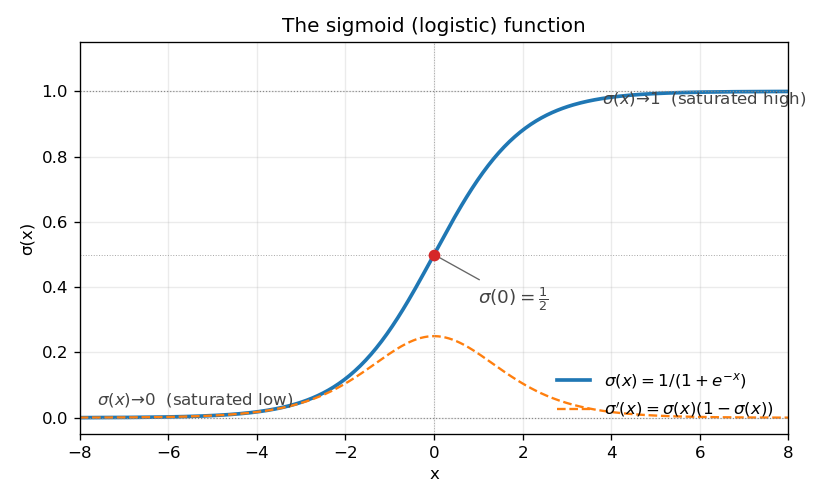

Recreate this plot in Python.
"""Plot the sigmoid (logistic) function for the concept page.

Run from this directory:
    cd wiki/assets/sigmoid && python sigmoid.py

Produces sigmoid.png in this directory.
"""

import numpy as np
import matplotlib.pyplot as plt


def sigmoid(x):
    return 1.0 / (1.0 + np.exp(-x))


def main():
    x = np.linspace(-8.0, 8.0, 400)
    y = sigmoid(x)
    dy = y * (1.0 - y)

    fig, ax = plt.subplots(figsize=(7.0, 4.2))

    # sigmoid curve
    ax.plot(x, y, color="#1f77b4", lw=2.2, label=r"$\sigma(x) = 1/(1+e^{-x})$")

    # derivative for shape reference
    ax.plot(x, dy, color="#ff7f0e", lw=1.4, ls="--",
            label=r"$\sigma'(x) = \sigma(x)(1-\sigma(x))$")

    # asymptotes
    ax.axhline(0.0, color="#888", lw=0.7, ls=":")
    ax.axhline(1.0, color="#888", lw=0.7, ls=":")
    ax.axhline(0.5, color="#aaaaaa", lw=0.6, ls=":")
    ax.axvline(0.0, color="#aaaaaa", lw=0.6, ls=":")

    # mark sigma(0) = 0.5
    ax.plot([0.0], [0.5], marker="o", color="#d62728", ms=6, zorder=5)
    ax.annotate(r"$\sigma(0) = \frac{1}{2}$",
                xy=(0.0, 0.5), xytext=(1.0, 0.35),
                arrowprops=dict(arrowstyle="-", color="#666", lw=0.8),
                fontsize=11, color="#444")

    # saturation labels
    ax.text(-7.6, 0.04, r"$\sigma(x) \to 0$  (saturated low)",
            fontsize=10, color="#444")
    ax.text(3.8, 0.96, r"$\sigma(x) \to 1$  (saturated high)",
            fontsize=10, color="#444")

    ax.set_xlim(-8.0, 8.0)
    ax.set_ylim(-0.05, 1.15)
    ax.set_xlabel("x")
    ax.set_ylabel("σ(x)")
    ax.set_title("The sigmoid (logistic) function")
    ax.legend(loc="lower right", frameon=False, fontsize=10)
    ax.grid(True, alpha=0.25)

    fig.tight_layout()
    fig.savefig("sigmoid.png", dpi=120)
    print("wrote sigmoid.png")


if __name__ == "__main__":
    main()
